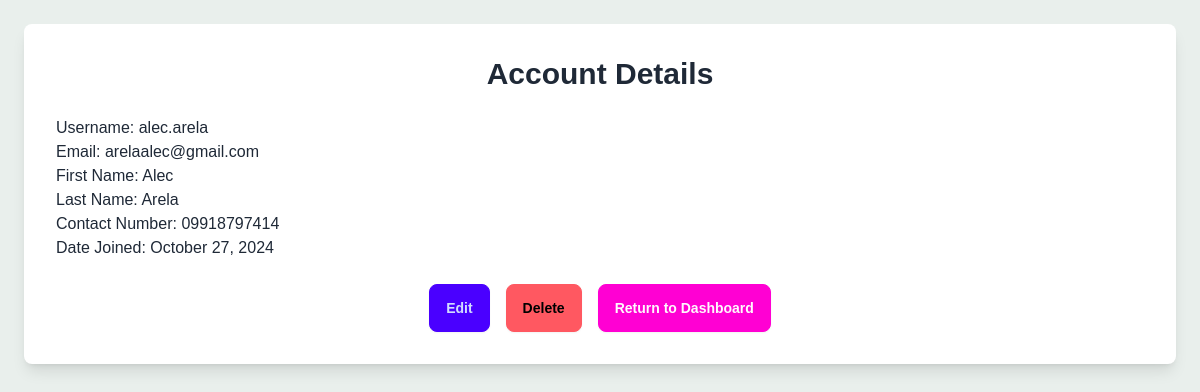
Before: /users/account/ (signed in) with the older database file.
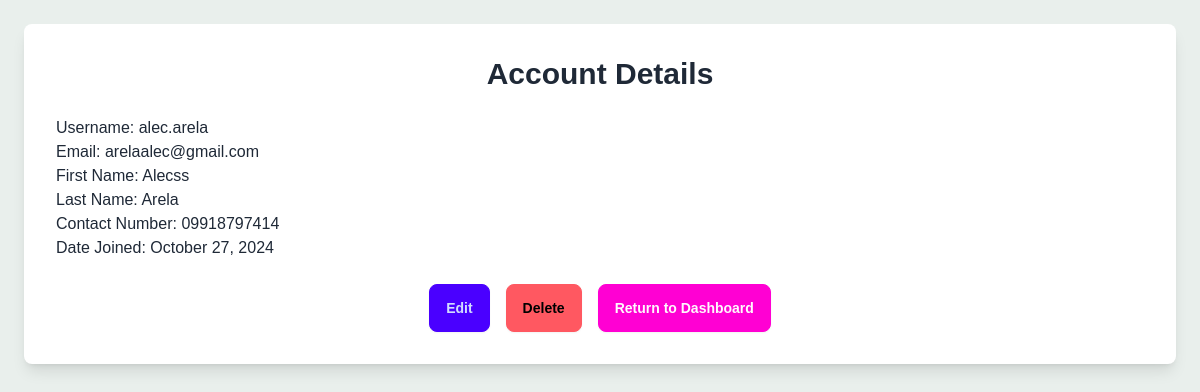
After: the same page with the newer database file.
### users/models.py (models this page shows, shortened)
class CustomUser(AbstractUser):
    middle_initial = models.CharField(max_length=1, blank=True)
    contact_number = models.CharField(max_length=15, blank=True)

### users/views.py (the view)
# urls.py: path('account/', views.account_view, name='account'),
@login_required
def account_view(request):
    return render(request, 'users/account.html')

### users/templates/users/account.html (shortened to what this page needs)
<!DOCTYPE html>
<html lang="en">
<head>
    {% load static %}
    <link href="https://cdn.tailwindcss.com" rel="stylesheet">
    <link href="https://cdn.jsdelivr.net/npm/daisyui@latest/dist/full.css" rel="stylesheet">
    <link href="{% static 'css/styles.css' %}" rel="stylesheet">
</head>
<body class="bg-[#E9EFEC] font-ABeeZee min-h-screen flex flex-col items-center p-6">
    <div class="bg-white shadow-lg rounded-lg w-full max-w-2xl p-8">
        <h2 class="text-3xl font-bold mb-6 text-center">Account Details</h2>
        <div class="mb-6">
            <p><span class="font-semibold">Username:</span> {{ user.username }}</p>
            <p><span class="font-semibold">Email:</span> {{ user.email }}</p>
            <p><span class="font-semibold">First Name:</span> {{ user.first_name }}</p>
            <p><span class="font-semibold">Last Name:</span> {{ user.last_name }}</p>
            <p><span class="font-semibold">Contact Number:</span> {{ user.contact_number }}</p>
            <p><span class="font-semibold">Date Joined:</span> {{ user.date_joined|date:"F j, Y" }}</p>
        </div>
        <div class="flex justify-center gap-4 mt-8">
            <label for="editModal" class="btn btn-primary w-32">Edit</label>
            <button onclick="confirmDelete()" class="btn btn-error w-32">Delete</button>
            <a href="{% url 'users:dashboard' %}" class="btn btn-secondary w-32">Return to Dashboard</a>
        </div>
    </div>
</body>
</html>

Changed rows visible on the page:
changed CustomUser "alec.arela": first_name "Alec" → "Alecss"
